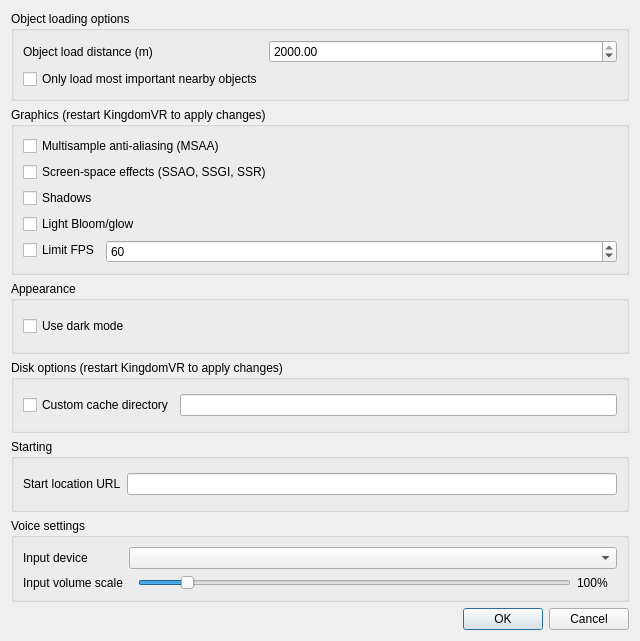
<?xml version="1.0" encoding="UTF-8"?>
<ui version="4.0">
 <class>MainOptionsDialog</class>
 <widget class="QDialog" name="MainOptionsDialog">
  <property name="geometry">
   <rect>
    <x>0</x>
    <y>0</y>
    <width>640</width>
    <height>641</height>
   </rect>
  </property>
  <property name="windowTitle">
   <string>Options</string>
  </property>
  <layout class="QVBoxLayout" name="verticalLayout">
   <item>
    <widget class="QGroupBox" name="groupBox_2">
     <property name="sizePolicy">
      <sizepolicy hsizetype="Preferred" vsizetype="Maximum">
       <horstretch>0</horstretch>
       <verstretch>0</verstretch>
      </sizepolicy>
     </property>
     <property name="title">
      <string>Object loading options</string>
     </property>
     <layout class="QFormLayout" name="formLayout_2">
      <item row="0" column="0">
       <widget class="QLabel" name="label">
        <property name="toolTip">
         <string>The distance from the camera at which objects are loaded and viewable</string>
        </property>
        <property name="text">
         <string>Object load distance (m)</string>
        </property>
       </widget>
      </item>
      <item row="0" column="1">
       <widget class="QDoubleSpinBox" name="loadDistanceDoubleSpinBox">
        <property name="minimumSize">
         <size>
          <width>271</width>
          <height>20</height>
         </size>
        </property>
        <property name="minimum">
         <double>100.000000000000000</double>
        </property>
        <property name="maximum">
         <double>2000.000000000000000</double>
        </property>
        <property name="singleStep">
         <double>10.000000000000000</double>
        </property>
        <property name="value">
         <double>2000.000000000000000</double>
        </property>
       </widget>
      </item>
      <item row="1" column="0">
       <widget class="QCheckBox" name="onlyLoadImportantCheckBox">
        <property name="text">
         <string>Only load most important nearby objects</string>
        </property>
       </widget>
      </item>
     </layout>
    </widget>
   </item>
   <item>
    <widget class="QGroupBox" name="groupBox">
     <property name="title">
      <string>Graphics (restart KingdomVR to apply changes)</string>
     </property>
     <layout class="QVBoxLayout" name="verticalLayout_2">
      <item>
       <widget class="QCheckBox" name="MSAACheckBox">
        <property name="text">
         <string>Multisample anti-aliasing (MSAA)</string>
        </property>
       </widget>
      </item>
      <item>
       <widget class="QCheckBox" name="SSAOCheckBox">
        <property name="text">
         <string>Screen-space effects (SSAO, SSGI, SSR)</string>
        </property>
       </widget>
      </item>
      <item>
       <widget class="QCheckBox" name="shadowsCheckBox">
        <property name="text">
         <string>Shadows</string>
        </property>
       </widget>
      </item>
      <item>
       <widget class="QCheckBox" name="bloomCheckBox">
        <property name="text">
         <string>Light Bloom/glow</string>
        </property>
       </widget>
      </item>
      <item>
       <widget class="QWidget" name="widget" native="true">
        <layout class="QFormLayout" name="formLayout">
         <property name="leftMargin">
          <number>0</number>
         </property>
         <property name="topMargin">
          <number>0</number>
         </property>
         <property name="rightMargin">
          <number>0</number>
         </property>
         <property name="bottomMargin">
          <number>0</number>
         </property>
         <item row="0" column="0">
          <widget class="QCheckBox" name="limitFPSCheckBox">
           <property name="text">
            <string>Limit FPS</string>
           </property>
          </widget>
         </item>
         <item row="0" column="1">
          <widget class="QSpinBox" name="FPSLimitSpinBox">
           <property name="maximum">
            <number>10000</number>
           </property>
           <property name="value">
            <number>60</number>
           </property>
          </widget>
         </item>
        </layout>
       </widget>
      </item>
     </layout>
    </widget>
   </item>
    <item>
     <widget class="QGroupBox" name="groupBox_6">
      <property name="title">
        <string>Appearance</string>
      </property>
      <layout class="QVBoxLayout" name="verticalLayout_3">
        <item>
         <widget class="QCheckBox" name="darkModeCheckBox">
          <property name="text">
            <string>Use dark mode</string>
          </property>
         </widget>
        </item>
      </layout>
     </widget>
    </item>
   <item>
    <widget class="QGroupBox" name="groupBox_3">
     <property name="title">
      <string>Disk options (restart KingdomVR to apply changes)</string>
     </property>
     <layout class="QGridLayout" name="gridLayout">
      <item row="0" column="0">
       <widget class="QCheckBox" name="useCustomCacheDirCheckBox">
        <property name="text">
         <string>Custom cache directory</string>
        </property>
       </widget>
      </item>
      <item row="0" column="1">
       <widget class="FileSelectWidget" name="customCacheDirFileSelectWidget"/>
      </item>
     </layout>
    </widget>
   </item>
   <item>
    <widget class="QGroupBox" name="groupBox_4">
     <property name="title">
      <string>Starting</string>
     </property>
     <layout class="QGridLayout" name="gridLayout_2">
      <item row="0" column="0">
       <widget class="QLabel" name="label_2">
        <property name="text">
         <string>Start location URL</string>
        </property>
       </widget>
      </item>
      <item row="0" column="1">
       <widget class="QLineEdit" name="startLocationURLLineEdit"/>
      </item>
     </layout>
    </widget>
   </item>
   <item>
    <widget class="QGroupBox" name="groupBox_5">
     <property name="title">
      <string>Voice settings</string>
     </property>
     <layout class="QGridLayout" name="gridLayout_3">
      <item row="0" column="1">
       <widget class="QComboBox" name="inputDeviceComboBox">
        <property name="sizePolicy">
         <sizepolicy hsizetype="Expanding" vsizetype="Fixed">
          <horstretch>0</horstretch>
          <verstretch>0</verstretch>
         </sizepolicy>
        </property>
       </widget>
      </item>
      <item row="0" column="0">
       <widget class="QLabel" name="label_3">
        <property name="text">
         <string>Input device</string>
        </property>
       </widget>
      </item>
      <item row="1" column="0">
       <widget class="QLabel" name="label_4">
        <property name="text">
         <string>Input volume scale</string>
        </property>
       </widget>
      </item>
      <item row="1" column="1">
       <widget class="QWidget" name="widget_2" native="true">
        <layout class="QHBoxLayout" name="horizontalLayout">
         <property name="topMargin">
          <number>0</number>
         </property>
         <property name="bottomMargin">
          <number>0</number>
         </property>
         <item>
          <widget class="QSlider" name="inputVolumeScaleHorizontalSlider">
           <property name="maximum">
            <number>1000</number>
           </property>
           <property name="singleStep">
            <number>10</number>
           </property>
           <property name="value">
            <number>100</number>
           </property>
           <property name="orientation">
            <enum>Qt::Horizontal</enum>
           </property>
          </widget>
         </item>
         <item>
          <widget class="QLabel" name="inputVolumeScaleLabel">
           <property name="text">
            <string>100%</string>
           </property>
          </widget>
         </item>
        </layout>
       </widget>
      </item>
     </layout>
    </widget>
   </item>
   <item>
    <widget class="QDialogButtonBox" name="buttonBox">
     <property name="orientation">
      <enum>Qt::Horizontal</enum>
     </property>
     <property name="standardButtons">
      <set>QDialogButtonBox::Cancel|QDialogButtonBox::Ok</set>
     </property>
    </widget>
   </item>
  </layout>
 </widget>
 <customwidgets>
  <customwidget>
   <class>FileSelectWidget</class>
   <extends>QLineEdit</extends>
   <header>../qt/FileSelectWidget.h</header>
  </customwidget>
 </customwidgets>
 <resources/>
 <connections>
  <connection>
   <sender>buttonBox</sender>
   <signal>accepted()</signal>
   <receiver>MainOptionsDialog</receiver>
   <slot>accept()</slot>
   <hints>
    <hint type="sourcelabel">
     <x>248</x>
     <y>254</y>
    </hint>
    <hint type="destinationlabel">
     <x>157</x>
     <y>274</y>
    </hint>
   </hints>
  </connection>
  <connection>
   <sender>buttonBox</sender>
   <signal>rejected()</signal>
   <receiver>MainOptionsDialog</receiver>
   <slot>reject()</slot>
   <hints>
    <hint type="sourcelabel">
     <x>316</x>
     <y>260</y>
    </hint>
    <hint type="destinationlabel">
     <x>286</x>
     <y>274</y>
    </hint>
   </hints>
  </connection>
  <connection>
   <sender>limitFPSCheckBox</sender>
   <signal>toggled(bool)</signal>
   <receiver>FPSLimitSpinBox</receiver>
   <slot>setEnabled(bool)</slot>
   <hints>
    <hint type="sourcelabel">
     <x>206</x>
     <y>191</y>
    </hint>
    <hint type="destinationlabel">
     <x>603</x>
     <y>191</y>
    </hint>
   </hints>
  </connection>
 </connections>
</ui>
